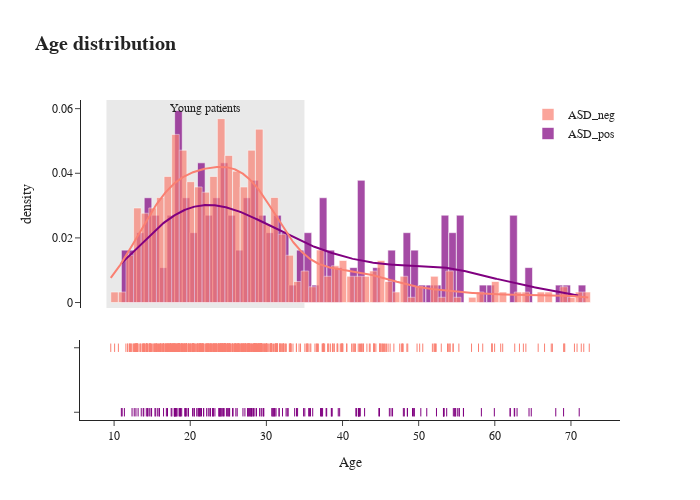

Write notebook code for a chart like this one.
### Markdown cell above
### Age Distribution
ASD_positive:
average age is 32; the min is 10.9 years; and the maximum is 71.1 years

ASD_negative
average age is 27.6; the min is 9.6 years; and the maximum is 72.4 years

### Code cell
group_labels = ['ASD_pos', 'ASD_neg']
fig = ff.create_distplot([ASD_pos['age'], ASD_neg['age']],
                         group_labels, 
                         show_hist=True, 
                         show_rug=True,
                         colors=['purple', 'salmon'],
                         )
fig.update_layout(title='<b>Age distribution<b>',
                  xaxis_title='Age',
                  yaxis_title='density',
                  titlefont={'size': 20},
                  font_family = 'San Serif',
                  width=700,height=500,
                  template="simple_white",
                  showlegend=True,
                  legend=dict(
                      orientation="v",
                      y=1, 
                      yanchor="top", 
                      x=1.0, 
                      xanchor="right",
                  )
                 )
fig.add_vrect(
    x0=9, x1=35,
    annotation_text="Young patients", annotation_position="top",
    fillcolor="lightgray", opacity=0.5,
    layer="below", line_width=0,
),
fig.show()

### Figure 1 — Plotly figure (JSON) as saved in the notebook; plotly's stock layout.template omitted (floating-point values rounded to 4 significant figures; data arrays with more than 128 entries replaced by an {"elided": "..."} marker saying what was removed)
{"data": [{"histnorm": "probability density", "legendgroup": "ASD_pos", "marker": {"color": "purple"}, "name": "ASD_pos", "opacity": 0.7, "type": "histogram", "x": {"elided": "185 float values"}, "xaxis": "x", "xbins": {"end": 71.08, "size": 1, "start": 10.95}, "yaxis": "y"}, {"histnorm": "probability density", "legendgroup": "ASD_neg", "marker": {"color": "salmon"}, "name": "ASD_neg", "opacity": 0.7, "type": "histogram", "x": {"elided": "615 float values"}, "xaxis": "x", "xbins": {"end": 72.4, "size": 1, "start": 9.561}, "yaxis": "y"}, {"legendgroup": "ASD_pos", "marker": {"color": "purple"}, "mode": "lines", "name": "ASD_pos", "showlegend": false, "type": "scatter", "x": {"elided": "500 float values"}, "xaxis": "x", "y": {"elided": "500 float values"}, "yaxis": "y"}, {"legendgroup": "ASD_neg", "marker": {"color": "salmon"}, "mode": "lines", "name": "ASD_neg", "showlegend": false, "type": "scatter", "x": {"elided": "500 float values"}, "xaxis": "x", "y": {"elided": "500 float values"}, "yaxis": "y"}, {"legendgroup": "ASD_pos", "marker": {"color": "purple", "symbol": "line-ns-open"}, "mode": "markers", "name": "ASD_pos", "showlegend": false, "type": "scatter", "x": {"elided": "185 float values"}, "xaxis": "x", "y": {"elided": "185 str values"}, "yaxis": "y2"}, {"legendgroup": "ASD_neg", "marker": {"color": "salmon", "symbol": "line-ns-open"}, "mode": "markers", "name": "ASD_neg", "showlegend": false, "type": "scatter", "x": {"elided": "615 float values"}, "xaxis": "x", "y": {"elided": "615 str values"}, "yaxis": "y2"}], "layout": {"annotations": [{"showarrow": false, "text": "Young patients", "x": 22, "xanchor": "center", "xref": "x", "y": 1, "yanchor": "top", "yref": "y domain"}], "barmode": "overlay", "font": {"family": "San Serif"}, "height": 500, "hovermode": "closest", "legend": {"orientation": "v", "traceorder": "reversed", "x": 1, "xanchor": "right", "y": 1, "yanchor": "top"}, "shapes": [{"fillcolor": "lightgray", "layer": "below", "line": {"width": 0}, "opacity": 0.5, "type": "rect", "x0": 9, "x1": 35, "xref": "x", "y0": 0, "y1": 1, "yref": "y domain"}], "showlegend": true, "title": {"font": {"size": 20}, "text": "<b>Age distribution<b>"}, "width": 700, "xaxis": {"anchor": "y2", "autorange": true, "domain": [0, 1], "range": [5.522, 76.44], "title": {"text": "Age"}, "type": "linear", "zeroline": false}, "yaxis": {"anchor": "free", "autorange": true, "domain": [0.35, 1], "position": 0, "range": [-0.001694, 0.06268], "title": {"text": "density"}, "type": "linear"}, "yaxis2": {"anchor": "x", "autorange": true, "domain": [0, 0.25], "dtick": 1, "range": [-0.1202, 1.12], "showticklabels": false, "type": "category"}}}
